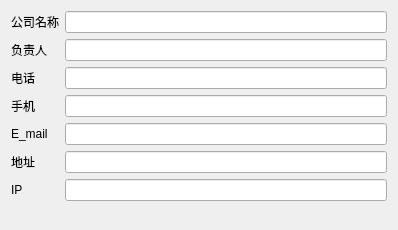
<?xml version="1.0" encoding="UTF-8"?>
<ui version="4.0">
 <class>w_sys_manage_companyinformation_Dialog</class>
 <widget class="QDialog" name="w_sys_manage_companyinformation_Dialog">
  <property name="geometry">
   <rect>
    <x>0</x>
    <y>0</y>
    <width>398</width>
    <height>230</height>
   </rect>
  </property>
  <property name="windowTitle">
   <string>Dialog</string>
  </property>
  <layout class="QVBoxLayout" name="verticalLayout">
   <item>
    <layout class="QGridLayout" name="gridLayout">
     <item row="5" column="1">
      <widget class="QLineEdit" name="lineEdit_vch_address"/>
     </item>
     <item row="1" column="1">
      <widget class="QLineEdit" name="lineEdit_vch_principal"/>
     </item>
     <item row="2" column="0">
      <widget class="QLabel" name="label_3">
       <property name="text">
        <string>电话</string>
       </property>
      </widget>
     </item>
     <item row="2" column="1">
      <widget class="QLineEdit" name="lineEdit_vch_tel"/>
     </item>
     <item row="0" column="1">
      <widget class="QLineEdit" name="lineEdit_vch_company"/>
     </item>
     <item row="1" column="0">
      <widget class="QLabel" name="label_2">
       <property name="text">
        <string>负责人</string>
       </property>
      </widget>
     </item>
     <item row="5" column="0">
      <widget class="QLabel" name="label_4">
       <property name="text">
        <string>地址</string>
       </property>
      </widget>
     </item>
     <item row="4" column="0">
      <widget class="QLabel" name="label_6">
       <property name="text">
        <string>E_mail</string>
       </property>
      </widget>
     </item>
     <item row="3" column="1">
      <widget class="QLineEdit" name="lineEdit_vch_handtel"/>
     </item>
     <item row="4" column="1">
      <widget class="QLineEdit" name="lineEdit_vch_email"/>
     </item>
     <item row="3" column="0">
      <widget class="QLabel" name="label_5">
       <property name="text">
        <string>手机</string>
       </property>
      </widget>
     </item>
     <item row="0" column="0">
      <widget class="QLabel" name="label">
       <property name="text">
        <string>公司名称</string>
       </property>
      </widget>
     </item>
     <item row="6" column="0">
      <widget class="QLabel" name="label_7">
       <property name="text">
        <string>IP</string>
       </property>
      </widget>
     </item>
     <item row="6" column="1">
      <widget class="QLineEdit" name="lineEdit_ip"/>
     </item>
    </layout>
   </item>
   <item>
    <widget class="lds_toolbar" name="widget"/>
   </item>
  </layout>
 </widget>
 <customwidgets>
  <customwidget>
   <class>lds_toolbar</class>
   <extends>QFrame</extends>
   <header>lds_toolbar.h</header>
   <container>1</container>
  </customwidget>
 </customwidgets>
 <resources/>
 <connections/>
</ui>
